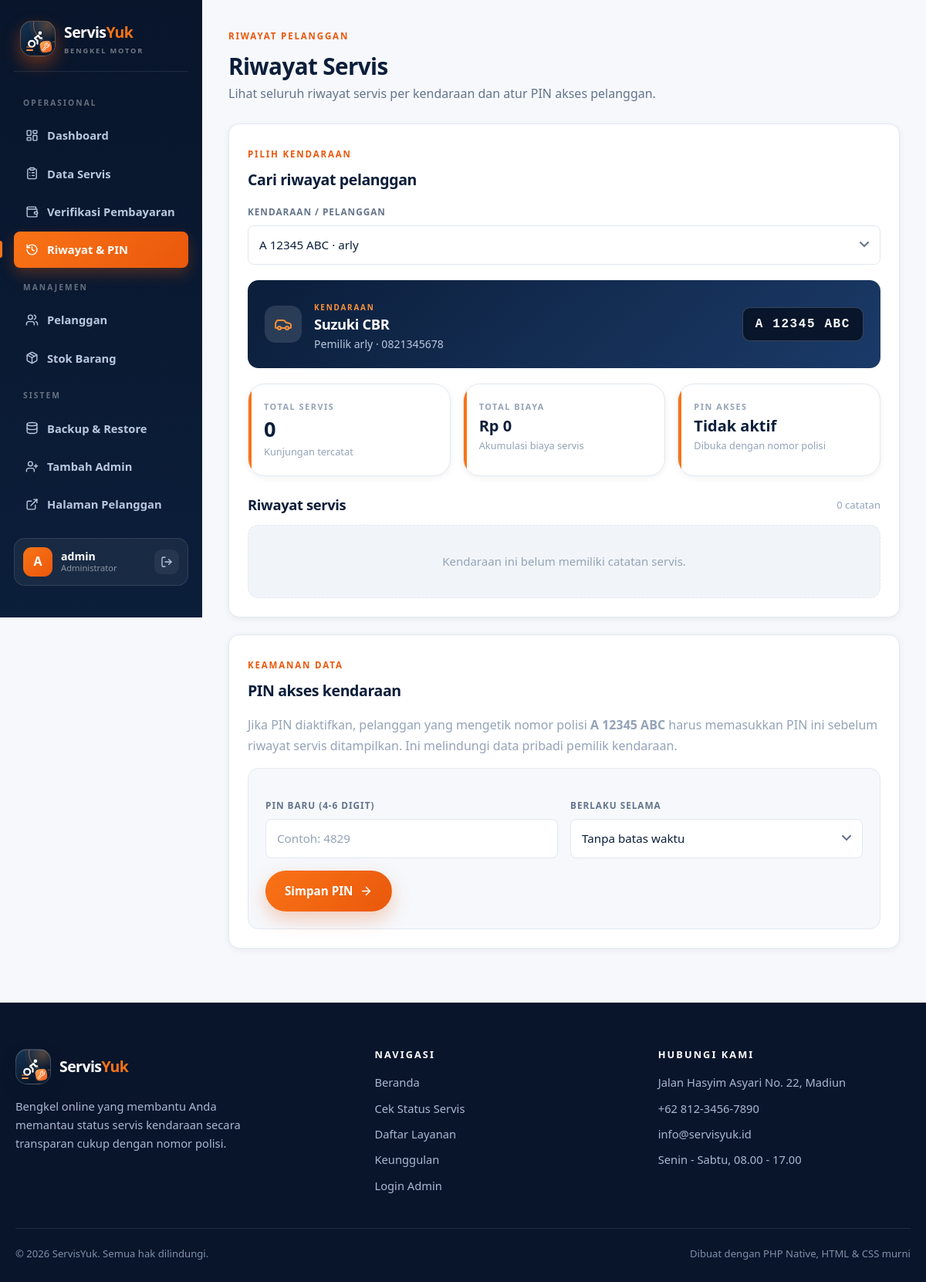
The app's page /backend/admin/riwayat.php (signed in) with its own data.
### tables this page shows
CREATE TABLE IF NOT EXISTS vehicles (
 id INT UNSIGNED AUTO_INCREMENT PRIMARY KEY,
 customer_id INT UNSIGNED NOT NULL,
 plate_number VARCHAR(20) NOT NULL,
 brand VARCHAR(80) DEFAULT NULL,
 model VARCHAR(80) DEFAULT NULL,
 year SMALLINT UNSIGNED DEFAULT NULL,
 created_at TIMESTAMP DEFAULT CURRENT_TIMESTAMP,
 UNIQUE KEY unique_plate_number (plate_number),
 CONSTRAINT fk_vehicles_customer FOREIGN KEY (customer_id) REFERENCES customers(id) ON DELETE CASCADE
);

CREATE TABLE IF NOT EXISTS customers (
 id INT UNSIGNED AUTO_INCREMENT PRIMARY KEY,
 name VARCHAR(120) NOT NULL,
 phone VARCHAR(30) DEFAULT NULL,
 email VARCHAR(120) DEFAULT NULL,
 created_at TIMESTAMP DEFAULT CURRENT_TIMESTAMP
);

### backend/includes/functions.php (called while the page is built, shortened)
<?php
require_once __DIR__ . '/icons.php';
function e(mixed $value): string
{
    return htmlspecialchars((string) ($value ?? ''), ENT_QUOTES | ENT_SUBSTITUTE, 'UTF-8');
}
function rupiah(float|int|string|null $amount): string
{
    return 'Rp ' . number_format((float) $amount, 0, ',', '.');
}
function vehicle_services(PDO $pdo, int $vehicleId): array
{
    $statement = $pdo->prepare(
        'SELECT sr.id, sr.description, sr.status, sr.service_date, sr.cost,
                sr.estimated_done, sr.completed_at,
                COALESCE((SELECT GROUP_CONCAT(st_multi.name ORDER BY st_multi.name SEPARATOR ", ")
                          FROM service_record_types srt_multi
                          JOIN service_types st_multi ON st_multi.id = srt_multi.service_type_id
                          WHERE srt_multi.service_record_id = sr.id), st.name) AS service_name,
                p.id AS payment_id, p.status AS payment_status, p.amount AS payment_amount,
                p.proof_path, p.verified_at, p.method AS payment_method
         FROM service_records sr
         LEFT JOIN service_types st ON st.id = sr.service_type_id
         LEFT JOIN payments p ON p.service_record_id = sr.id
         WHERE sr.vehicle_id = :vehicle_id
         ORDER BY sr.service_date DESC, sr.id DESC'
    );
    $statement->execute(['vehicle_id' => $vehicleId]);
    return $statement->fetchAll();
}

### backend/admin/riwayat.php (the view, shortened to what this page needs)
<?php
require_once __DIR__ . '/../includes/functions.php';
$pdo = db();
$vehicles = $pdo->query(
    'SELECT v.id, v.plate_number, v.brand, v.model, c.name AS customer_name, c.phone,
            (SELECT COUNT(*) FROM service_records sr WHERE sr.vehicle_id = v.id) AS service_count,
            (SELECT COUNT(*) FROM service_pins sp
              WHERE sp.vehicle_id = v.id AND (sp.expires_at IS NULL OR sp.expires_at >= CURDATE())) AS has_pin
     FROM vehicles v
     JOIN customers c ON c.id = v.customer_id
     ORDER BY v.plate_number'
)->fetchAll();
$selectedId = (int) ($_GET['vehicle_id'] ?? 0);
$selected = null;
if (!$selected && $vehicles) {
    $selected = $vehicles[0];
    $selectedId = (int) $selected['id'];
}
$services = [];
if ($selected) {
    $services = vehicle_services($pdo, $selectedId);
}
$totalCost = 0.0;
$pinInfo = null;
if ($selected) {
    $find = $pdo->prepare(
        'SELECT expires_at FROM service_pins
         WHERE vehicle_id = :vehicle_id
           AND (expires_at IS NULL OR expires_at >= CURDATE())
         LIMIT 1'
    );
    $find->execute(['vehicle_id' => $selectedId]);
    $pinInfo = $find->fetch() ?: null;
}
require __DIR__ . '/../includes/header.php';
?>
<div class="dashboard-shell">
<?php require __DIR__ . '/includes/sidebar.php'; ?>
<div class="dashboard-content">
    <div class="dashboard-topline">
        <div>
            <span class="eyebrow">RIWAYAT PELANGGAN</span>
            <h1>Riwayat Servis</h1>
            <p>Lihat seluruh riwayat servis per kendaraan dan atur PIN akses pelanggan.</p>
        </div>
    </div>
    <section class="admin-section">
        <div class="section-heading">
            <div><span class="eyebrow">PILIH KENDARAAN</span><h2>Cari riwayat pelanggan</h2></div>
        </div>
        <?php if (!$vehicles): ?>
            <div class="empty-state">Belum ada kendaraan terdaftar. Tambahkan pelanggan terlebih dahulu.</div>
        <?php else: ?>
            <form class="filter-bar" method="get">
                <div class="filter-item">
                    <label for="vehicle_id">KENDARAAN / PELANGGAN</label>
                    <select class="text-input" id="vehicle_id" name="vehicle_id" onchange="this.form.submit()">
                        <?php foreach ($vehicles as $vehicle): ?>
                            <option value="<?= (int) $vehicle['id'] ?>" <?= $selectedId === (int) $vehicle['id'] ? 'selected' : '' ?>>
                                <?= e($vehicle['plate_number'] . ' · ' . $vehicle['customer_name']) ?>
                            </option>
                        <?php endforeach; ?>
                    </select>
                </div>
            </form>
            <?php if ($selected): ?>
                <div class="vehicle-card">
                    <div class="vehicle-avatar"><?= icon('car') ?></div>
                    <div class="vehicle-meta">
                        <span>KENDARAAN</span>
                        <h3><?= e(trim(($selected['brand'] ?? '') . ' ' . ($selected['model'] ?? '')) ?: 'Kendaraan pelanggan') ?></h3>
                        <p>Pemilik <?= e($selected['customer_name']) ?><?= $selected['phone'] ? ' · ' . e($selected['phone']) : '' ?></p>
                    </div>
                    <span class="plate-tag"><?= e($selected['plate_number']) ?></span>
                </div>
                <div class="stat-grid" style="grid-template-columns:repeat(auto-fit,minmax(180px,1fr))">
                    <article class="stat-card"><span class="stat-label">TOTAL SERVIS</span><strong><?= count($services) ?></strong><small>Kunjungan tercatat</small></article>
                    <article class="stat-card"><span class="stat-label">TOTAL BIAYA</span><strong class="stat-money"><?= rupiah($totalCost) ?></strong><small>Akumulasi biaya servis</small></article>
                    <article class="stat-card"><span class="stat-label">PIN AKSES</span><strong style="font-size:20px"><?= $pinInfo ? 'Aktif' : 'Tidak aktif' ?></strong><small><?= $pinInfo ? ($pinInfo['expires_at'] ? 'Berlaku s/d ' . e(date('d M Y', strtotime($pinInfo['expires_at']))) : 'Tanpa batas waktu') : 'Dibuka dengan nomor polisi' ?></small></article>
                </div>
                <div class="history-heading"><h3>Riwayat servis</h3><span><?= count($services) ?> catatan</span></div>
                <?php if (!$services): ?>
                    <div class="empty-state">Kendaraan ini belum memiliki catatan servis.</div>
                <?php endif; ?>
            <?php endif; ?>
        <?php endif; ?>
    </section>
    <?php if ($selected): ?>
    <section class="admin-section">
        <div class="section-heading">
            <div><span class="eyebrow">KEAMANAN DATA</span><h2>PIN akses kendaraan</h2></div>
        </div>
        <p class="text-muted" style="margin-bottom:16px">
            Jika PIN diaktifkan, pelanggan yang mengetik nomor polisi <strong><?= e($selected['plate_number']) ?></strong>
            harus memasukkan PIN ini sebelum riwayat servis ditampilkan. Ini melindungi data pribadi pemilik kendaraan.
        </p>
        <form class="admin-form form-card" method="post">
            <div class="form-grid">
                <div>
                    <label>PIN BARU (4-6 DIGIT)</label>
                    <input class="text-input" name="pin" inputmode="numeric" pattern="\d{4,6}" maxlength="6" placeholder="Contoh: 4829" required>
                </div>
                <div>
                    <label>BERLAKU SELAMA</label>
                    <select class="text-input" name="pin_days">
                        <option value="0">Tanpa batas waktu</option>
                    </select>
                </div>
            </div>
            <button class="button button-primary" type="submit" name="action" value="set_pin">Simpan PIN <?= icon('arrow-right') ?></button>
        </form>
    </section>
    <?php endif; ?>
</div>
</div>
<?php require __DIR__ . '/../includes/footer.php'; ?>

### records on screen
vehicles: brand+model "Suzuki CBR", plate_number "A 12345 ABC"
customers: name "arly", phone "0821345678"

### other values on screen
$label "OPERASIONAL"
$item[2] "Dashboard"
$item[2] "Data Servis"
$item[2] "Verifikasi Pembayaran"
$item[2] "Riwayat & PIN"
$label "MANAJEMEN"
$item[2] "Pelanggan"
$item[2] "Stok Barang"
$label "SISTEM"
$item[2] "Backup & Restore"
$item[2] "Tambah Admin"
$item[2] "Halaman Pelanggan"
$adminInitial "A"
$adminName "admin"
count($services) "0"
